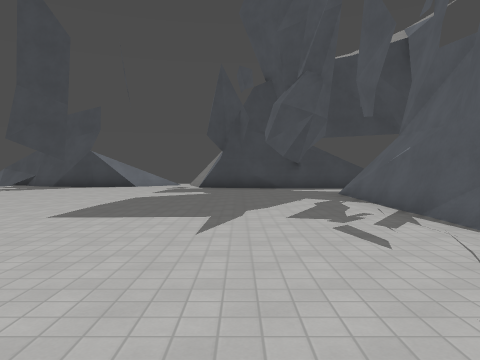
View 1 (above)

13 first-person views from a walk through a Godot game level. The camera is 1.5 m above the floor, tilts 2° down and sees 70° across. The floor is counted in squares, 2 m on a side. Each view is taken from the middle of a square. On the plan, view 1 faces up. The plan holds only what a view shows up to about 11 squares ahead; the rest is blank. The place goes on beyond the plan. Surface patterns are stand-ins for the level's own textures.

View 2
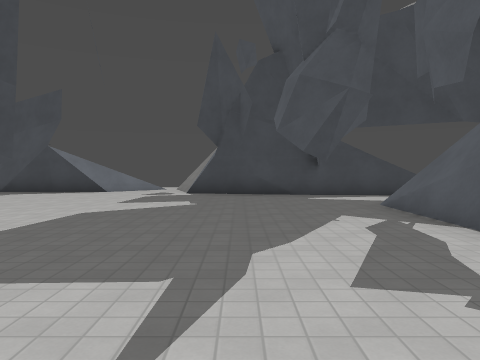

View 3
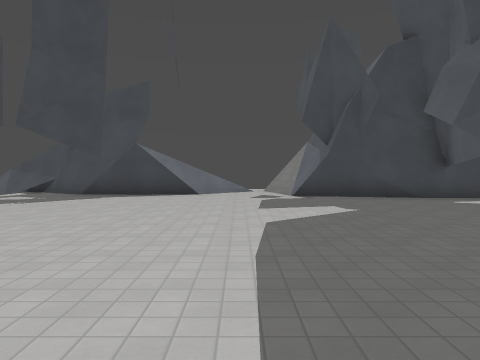

View 4
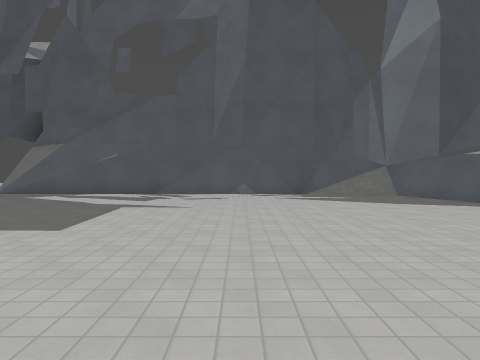

View 5
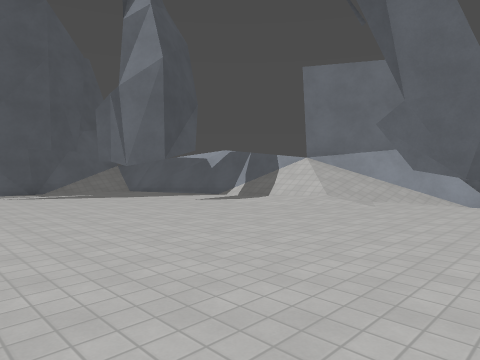

View 6
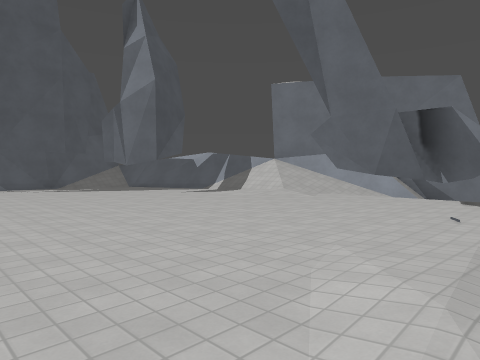

View 7
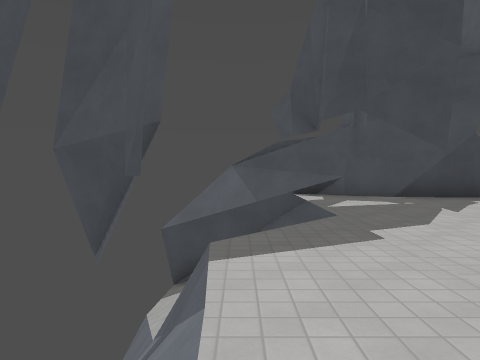

View 8
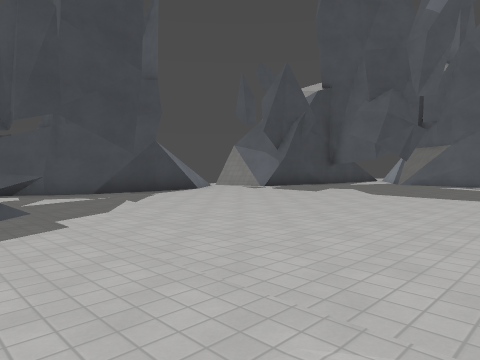

View 9
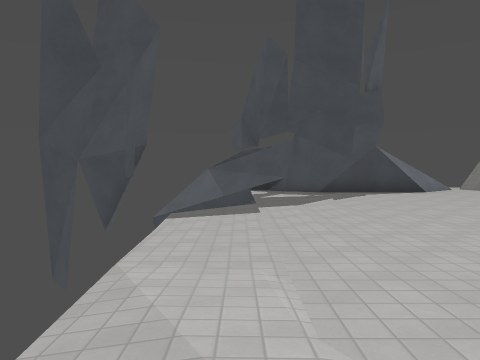

View 10
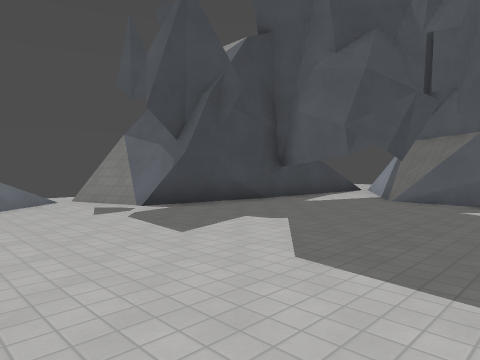

View 11
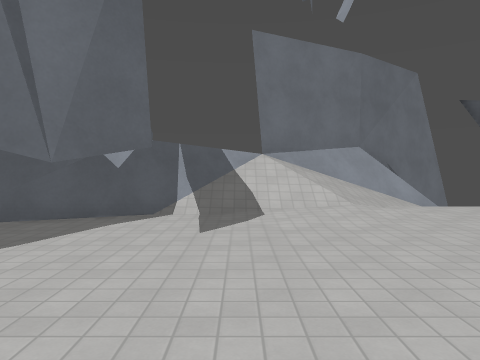

View 12
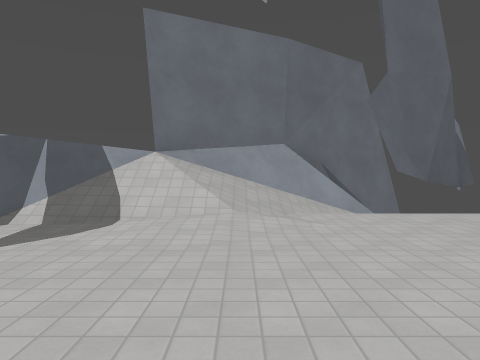

View 13
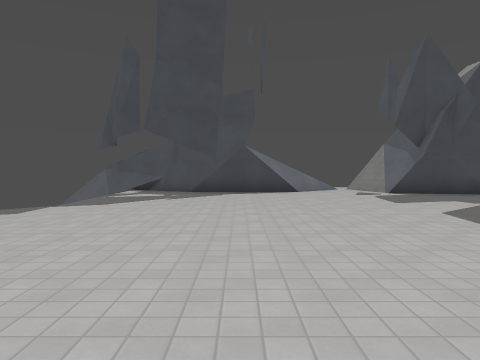

### Floor plan
Key: @ floor where view 1 was taken; # wall or solid block; . main floor; - floor 0.25 m lower than the main floor; / step, stairs or slope; = window, fence, low wall or low ledge; ^ raised ledge; v drop or lower ground.
Columns run from 13 left of view 1 to 5 right of it. Each row starts with its distance up from view 1.
 16 ####
 15  //###  #=.=
 14  / /#####=. #
 13  / /........######
 12  / /.............##
 11  / /............./#
 10  ///........... //
  9  v--........... ##
  8 #v/-............#
  7   /-............#
  6   /-............#
  5   //............#
  4   v/............#
  3    //...........#
  2    /........... #
  1     ........... #
  0     ........#@..##
 -1     ............/#
 -2      ..#./...###=#
 -3      .#..///####
 -4       /////##
 -5       //####
 -6       ^##
 -7      ^##
 -8      #

Where each view was taken, in squares from view 1:
view 1: 0 up, 0 right, facing up
view 2: 3 up, 0 right, facing up
view 3: 4 up, 3 left, facing up
view 4: 3 up, 7 left, facing right
view 5: 4 up, 8 left, facing down-right
view 6: 5 up, 10 left, facing down-right
view 7: 6 up, 11 left, facing up
view 8: 5 up, 11 left, facing up-right
view 9: 3 up, 10 left, facing up
view 10: 7 up, 5 left, facing up-right
view 11: 3 up, 2 left, facing down
view 12: 2 up, 4 left, facing down
view 13: 3 up, 6 left, facing up
